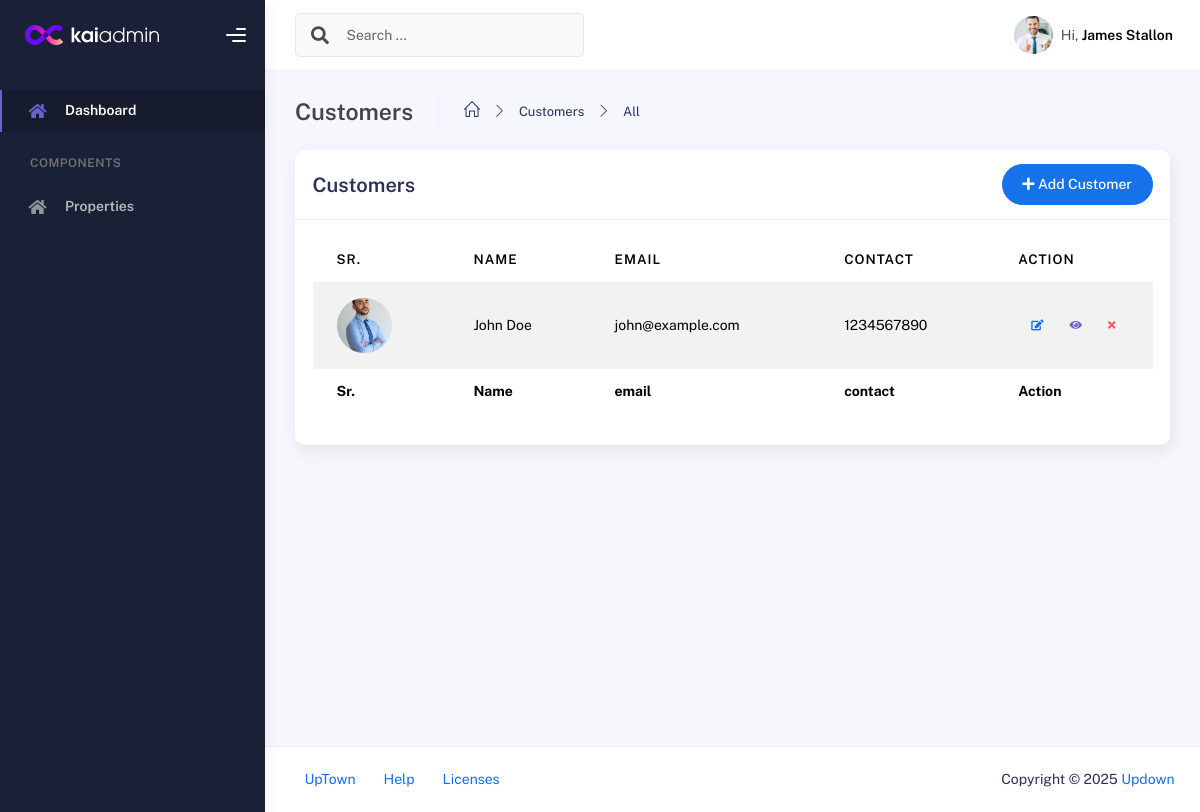
The app's page /dashboard/all-customers.php (signed in) with its own data.
### tables this page shows
CREATE TABLE users (
    id INT AUTO_INCREMENT PRIMARY KEY,
    username VARCHAR(100) NOT NULL,
    name VARCHAR(100) NOT NULL,
    email VARCHAR(100) UNIQUE NOT NULL,
    password_hash VARCHAR(255) NOT NULL,
    role ENUM('end-user', 'agent', 'admin') NOT NULL,
    profile_pic VARCHAR(255) NULL,
    contact VARCHAR(15) ,
    created_at TIMESTAMP DEFAULT CURRENT_TIMESTAMP
);

### dashboard/backend/add-customer.php (called while the page is built, shortened)
<?php
$stmt = $conn->query("SELECT * FROM users WHERE role = 'end-user' ORDER BY created_at DESC");
$customers = $stmt->fetchAll(PDO::FETCH_ASSOC);

### dashboard/all-customers.php (the view, shortened to what this page needs)
<?php
require_once "components/header.php";
require_once "backend/add-customer.php";
?>
<div class="col-md-12">
    <div class="card">
        <div class="card-header">
            <div class="d-flex align-items-center">
                <h4 class="card-title"> Customers</h4>
                <button class="btn btn-primary btn-round ms-auto" data-bs-toggle="modal"
                    data-bs-target="#addCustomer">
                    <i class="fa fa-plus"></i>
                    Add Customer
                </button>
            </div>
        </div>
        <div class="card-body">
            <div class="table-responsive">
                <table id="categoryTable" class="display table table-striped table-hover">
                    <thead>
                        <tr>
                            <th>Sr.</th>
                            <th>Name</th>
                            <th>email</th>
                            <th>contact</th>
                            <th style="width: 10%">Action</th>
                        </tr>
                    </thead>
                    <tfoot>
                        <tr>
                            <th>Sr.</th>
                            <th>Name</th>
                            <th>email</th>
                            <th>contact</th>
                            <th style="width: 10%">Action</th>
                        </tr>
                    </tfoot>
                    <tbody>
                        <?php foreach ($customers as $cat): ?>
                            <tr>
                                <td>
                                    <div class="avatar avatar-lg">
                                        <img src="<?php echo htmlspecialchars($cat['profile_pic'] ?? "assets/img/avatar.png"); ?>" alt="..." class="avatar-img rounded-circle">
                                    </div>
                                </td>
                                <td><?php echo htmlspecialchars($cat['name']); ?></td>
                                <td><?php echo htmlspecialchars($cat['email']); ?></td>
                                <td><?php echo htmlspecialchars($cat['contact'] ?? "NILL"); ?></td>
                                <td>
                                    <div class="form-button-action">
                                        <a href="update-customer.php?id=<?php echo htmlspecialchars($cat['id']); ?>" class="btn btn-link btn-primary btn-sm ">
                                            <i class="fa fa-edit"></i>
                                        </a>
                                        <a href="view-customer.php?id=<?php echo htmlspecialchars($cat['id']); ?>" class="btn btn-link btn-secondary btn-sm ">
                                            <i class="fa fa-eye"></i>
                                        </a>
                                        <a href="delete-customer.php?id=<?php echo htmlspecialchars($cat['id']); ?>" class="btn btn-link btn-danger btn-sm">
                                            <i class="fa fa-times"></i>
                                        </a>
                                    </div>
                                </td>
                            </tr>
                        <?php endforeach; ?>
                    </tbody>
                </table>
            </div>
        </div>
    </div>
</div>
<?php require_once "components/footer.php"; ?>

### records on screen
users: profile_pic (picture), name "John Doe", email "john@example.com", contact "1234567890"

### other values on screen
$_SESSION['name'] "James Stallon"
$title "Customers"
$mainPage "Customers"
$page "All"
